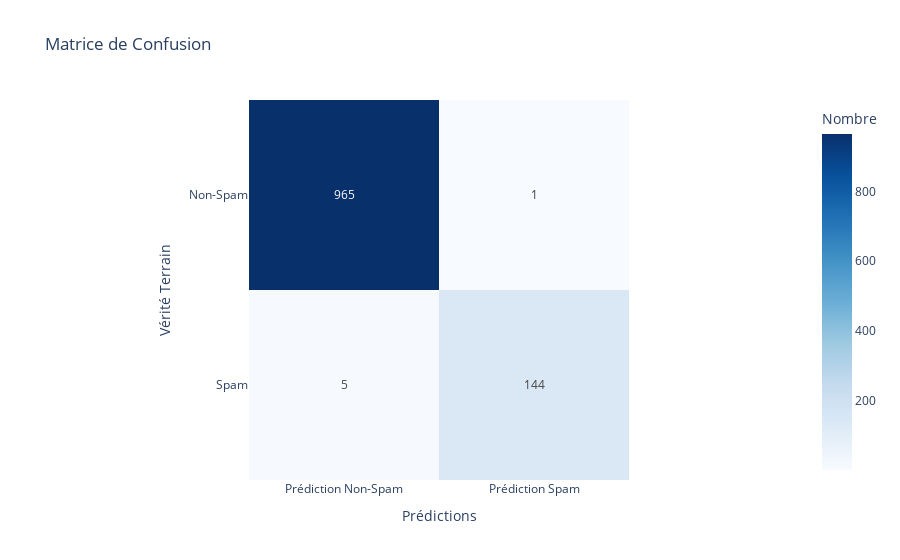

Write notebook code for a chart like this one.
### Code cell
# Prédictions sur l'ensemble de validation
from sklearn.metrics import confusion_matrix


prediction_outputs = model_distilbert.predict(val_inputs)

# Extraction des logits de l'objet de sortie
logits = prediction_outputs.logits

# Transformation des logits en probabilités en utilisant la fonction sigmoïde
probabilities = tf.sigmoid(logits).numpy()

# Conversion des probabilités en prédictions binaires (0 ou 1) en utilisant un seuil de 0.5
y_pred = (probabilities > 0.5).astype("int32")

# Calcul de la matrice de confusion
cm = confusion_matrix(y_val, y_pred)

# Conversion en DataFrame pour l'affichage avec Plotly
cm_df = pd.DataFrame(cm, index=['Non-Spam', 'Spam'], columns=['Prédiction Non-Spam', 'Prédiction Spam'])

# Utilise Plotly pour afficher la matrice de confusion sous forme de heatmap
fig = px.imshow(cm_df,
                text_auto=True,  # Affiche les valeurs dans les cellules
                color_continuous_scale='Blues',  # Utilise une échelle de couleurs bleues
                labels=dict(x="Prédictions", y="Vérité Terrain", color="Nombre"),  # Étiquettes des axes et de la couleur
                title="Matrice de Confusion")  # Titre de la figure

# Afficher la figure
fig.show()

### Figure 1 — Plotly figure (JSON) as saved in the notebook; plotly's stock layout.template omitted (floating-point values rounded to 4 significant figures)
{"data": [{"coloraxis": "coloraxis", "hovertemplate": "Prédictions: %{x}<br>Vérité Terrain: %{y}<br>Nombre: %{z}<extra></extra>", "name": "0", "texttemplate": "%{z}", "type": "heatmap", "x": ["Prédiction Non-Spam", "Prédiction Spam"], "xaxis": "x", "y": ["Non-Spam", "Spam"], "yaxis": "y", "z": [[965, 1], [5, 144]]}], "layout": {"coloraxis": {"colorbar": {"title": {"text": "Nombre"}}, "colorscale": [[0, "rgb(247,251,255)"], [0.125, "rgb(222,235,247)"], [0.25, "rgb(198,219,239)"], [0.375, "rgb(158,202,225)"], [0.5, "rgb(107,174,214)"], [0.625, "rgb(66,146,198)"], [0.75, "rgb(33,113,181)"], [0.875, "rgb(8,81,156)"], [1, "rgb(8,48,107)"]]}, "title": {"text": "Matrice de Confusion"}, "xaxis": {"anchor": "y", "constrain": "domain", "domain": [0, 1], "scaleanchor": "y", "title": {"text": "Prédictions"}}, "yaxis": {"anchor": "x", "autorange": "reversed", "constrain": "domain", "domain": [0, 1], "title": {"text": "Vérité Terrain"}}}}
